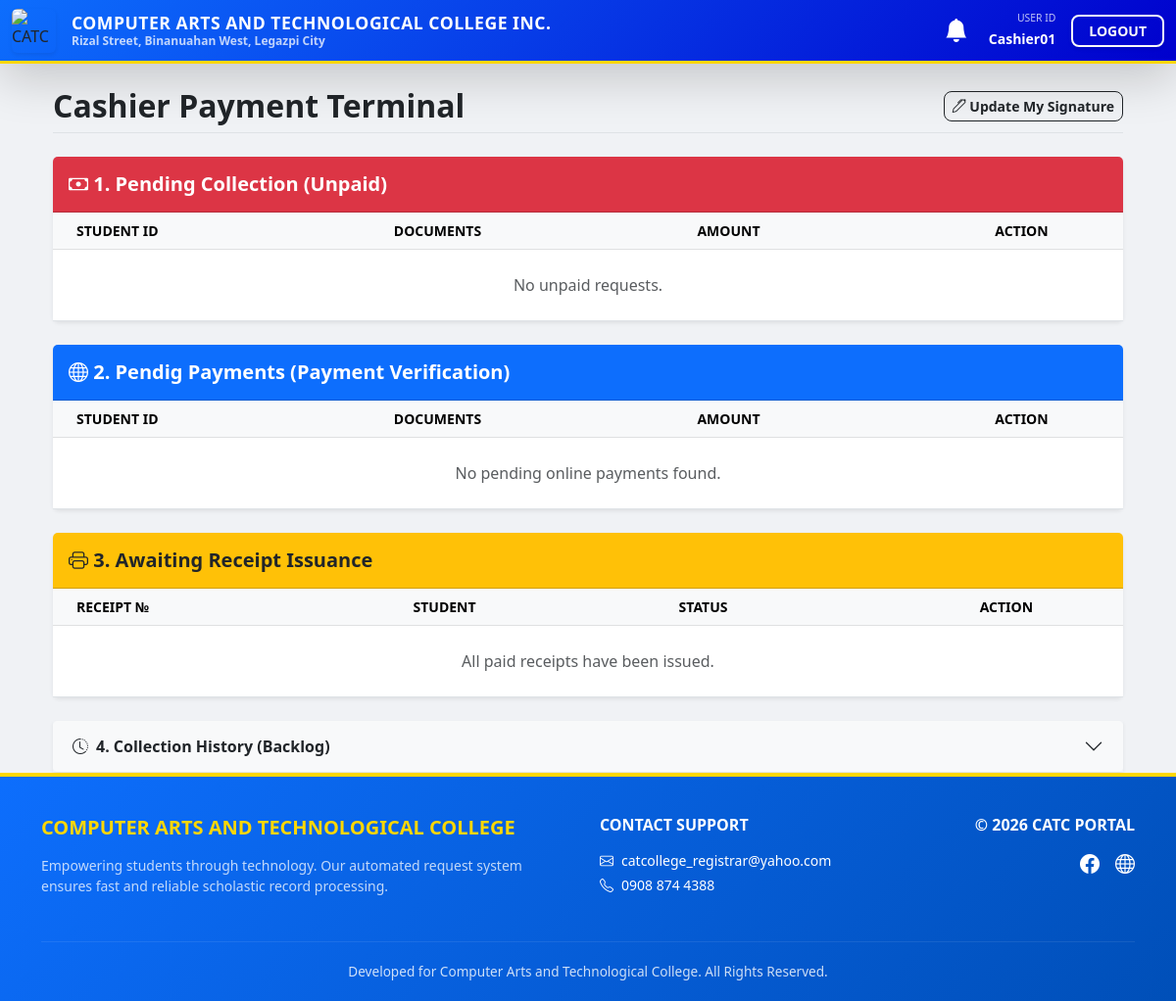
Page /api/cashier/terminal/ (signed in) on the earlier database version.
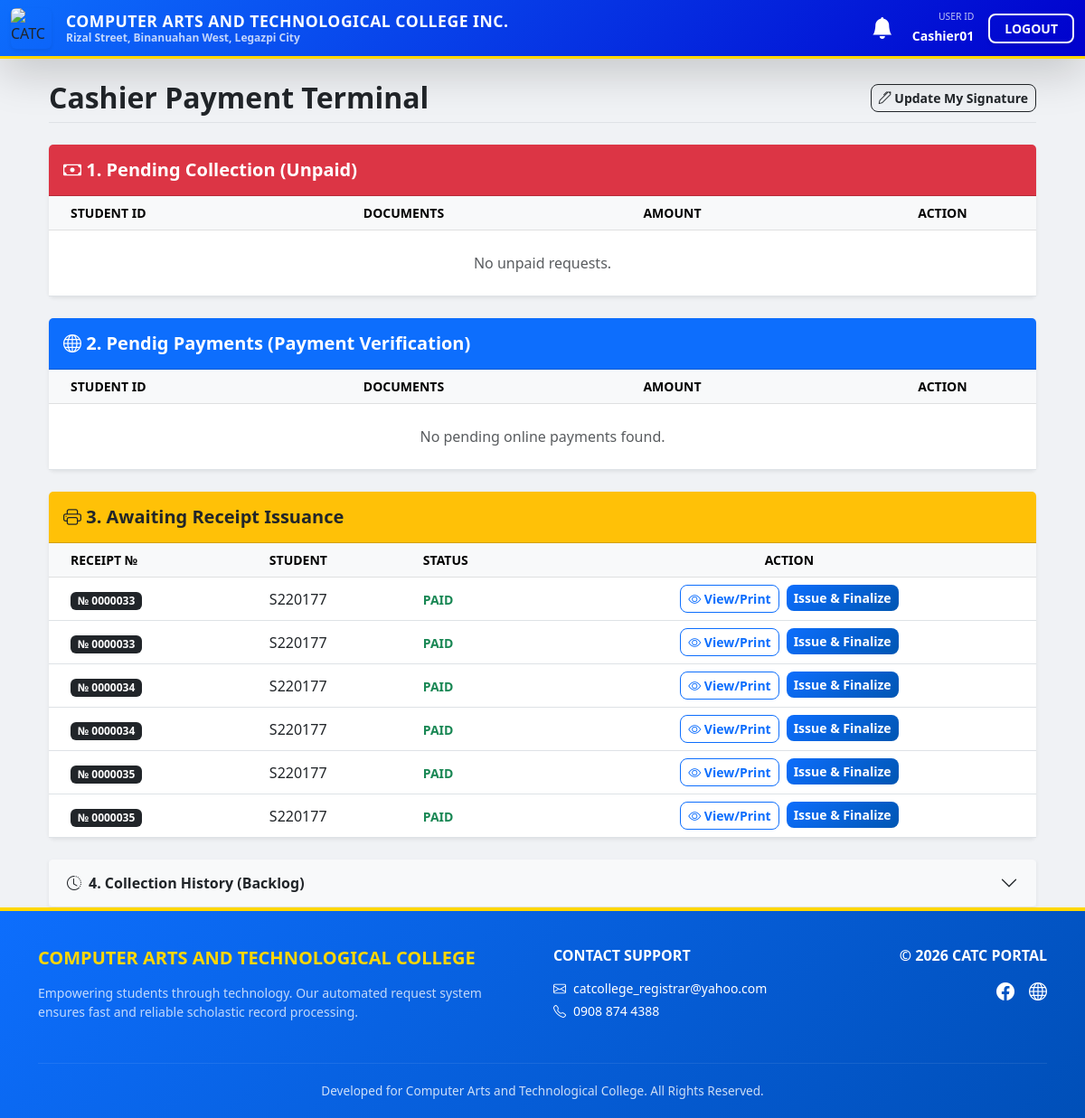
Same page on the later database version.
### requests_app/models.py (models this page shows, shortened)
class DocumentRequest(models.Model):
    STATUS_CHOICES = [
        ('PENDING', 'Pending Review'),
        ('REJECTED', 'Rejected'),
        ('PAYMENT_REQUIRED', 'Awaiting Payment'),
        ('PAID', 'Paid - To be Processed'),
        ('PROCESSING', 'Processing Document'),
        ('READY', 'Ready for Pickup / Shipping'),
        ('COMPLETED', 'Claimed/Finished'),
    ]
    DELIVERY_CHOICES = [
        ('PICKUP', 'In-person Pickup'),
        ('LBC', 'LBC Delivery'),
    ]
    LBC_TYPE_CHOICES = [
        ('RIDER', 'Rider Delivery (Home)'),
        ('BRANCH', 'Branch Pick Up'),
    ]
    lbc_type = models.CharField(max_length=10, choices=LBC_TYPE_CHOICES, default='RIDER', null=True, blank=True)
    lbc_branch_name = models.CharField(max_length=255, blank=True, null=True)
    student = models.ForeignKey(User, on_delete=models.CASCADE, related_name='requests')
    document_type = models.ForeignKey(DocumentType, on_delete=models.CASCADE)
    reason = models.TextField()
    status = models.CharField(max_length=20, choices=STATUS_CHOICES, default='PENDING')
    batch_id = models.CharField(max_length=100, blank=True, null=True)
    delivery_method = models.CharField(max_length=10, choices=DELIVERY_CHOICES, default='PICKUP')
    is_deleted = models.BooleanField(default=False)
    receipt_number = models.CharField(max_length=10, blank=True, null=True)
    payment_reference = models.CharField(max_length=100, blank=True, null=True)
    created_at = models.DateTimeField(auto_now_add=True)
    generated_content = models.TextField(null=True, blank=True)
    tracking_number = models.CharField(max_length=100, blank=True, null=True)
    shipping_first_name = models.CharField(max_length=100, blank=True, null=True)
    shipping_last_name = models.CharField(max_length=100, blank=True, null=True)
    shipping_phone = models.CharField(max_length=15, blank=True, null=True)
    shipping_floor = models.CharField(max_length=100, blank=True, null=True)
    shipping_street = models.CharField(max_length=255, blank=True, null=True)
    shipping_province = models.CharField(max_length=100, blank=True, null=True)
    shipping_city = models.CharField(max_length=100, blank=True, null=True)
    shipping_barangay = models.CharField(max_length=100, blank=True, null=True)
    shipping_zip = models.CharField(max_length=10, blank=True, null=True)
    shipping_landmark = models.CharField(max_length=255, blank=True, null=True)

### requests_app/decorators.py (the view, shortened to what this page needs)
        def wrap(request, *args, **kwargs):
            if not request.user.is_authenticated:
                return redirect('login')
            user_groups = request.user.groups.values_list('name', flat=True)
            if any(role in user_groups for role in allowed_roles) or request.user.is_superuser:
                return view_func(request, *args, **kwargs)

### requests_app/views.py (called while the page is built, shortened)
@role_required(allowed_roles=['Cashier'])
def cashier_dashboard(request):
    unpaid = DocumentRequest.objects.filter(is_deleted=False, status='PAYMENT_REQUIRED').order_by('-created_at')
    online_pending = DocumentRequest.objects.filter(is_deleted=False, status='PENDING_CASHIER_APPROVAL').order_by('-created_at')
    awaiting = DocumentRequest.objects.filter(is_deleted=False, status='PAID').order_by('-created_at')
    history = DocumentRequest.objects.filter(is_deleted=False, status__in=['PROCESSING', 'READY', 'COMPLETED']).order_by('-created_at')
    return render(request, 'cashier_dashboard.html', {
        'requests': unpaid,
        'online_requests': online_pending, # Add this
        'awaiting_issuance': awaiting,
        'history': history
    })

### requests_app/templates/cashier_dashboard.html (shortened to what the changed rows need)
{% extends 'base.html' %}
{% block content %}
<div class="container-fluid mt-4">
    <div class="d-flex justify-content-between align-items-center border-bottom pb-2 mb-4">
        <h2 class="fw-bold m-0">Cashier Payment Terminal</h2>
    </div>
    <div class="card shadow-sm border-0 mb-4">
        <div class="card-body p-0">
            <table class="table table-hover align-middle mb-0">
                <thead class="table-light small text-uppercase">
                    <tr>
                        <th class="ps-4">Student ID</th>
                        <th>Documents</th>
                        <th>Amount</th>
                        <th class="text-center">Action</th>
                    </tr>
                </thead>
            </table>
        </div>
    </div>
<div class="card shadow-sm border-0 mb-4">
    <div class="card-body p-0">
        <table class="table table-hover align-middle mb-0">
            <thead class="table-light small text-uppercase">
                <tr>
                    <th class="ps-4">Student ID</th>
                    <th>Documents</th>
                    <th>Amount</th>
                    <th class="text-center">Action</th>
                </tr>
            </thead>
        </table>
    </div>
</div>
    <div class="card shadow-sm border-0 mb-4">
        <div class="card-body p-0">
            <table class="table table-hover align-middle mb-0">
                <thead class="table-light small text-uppercase">
                    <tr>
                        <th class="ps-4">Receipt №</th>
                        <th>Student</th>
                        <th>Status</th>
                        <th class="text-center">Action</th>
                    </tr>
                </thead>
                <tbody>
                    {% for r in awaiting_issuance %}
                    <tr>
                        <td class="ps-4"><span class="badge bg-dark">№ {{ r.receipt_number }}</span></td>
                        <td>{{ r.student.username }}</td>
                        <td><span class="text-success fw-bold small">PAID</span></td>
                        <td class="text-center">
                            <div class="d-flex justify-content-center gap-2">
                                <a href="{% url 'generate_receipt' r.id %}" target="_blank" class="btn btn-outline-primary btn-sm">
                                    <i class="bi bi-eye"></i> View/Print
                                </a>
                                <form method="POST">
                                    <button name="action" value="issue_receipt" class="btn btn-primary btn-sm">
                                        Issue & Finalize
                                    </button>
                                </form>
                            </div>
                        </td>
                    </tr>
                    {% empty %}
                    <tr><td colspan="4" class="text-center py-4 text-muted">All paid receipts have been issued.</td></tr>
                    {% endfor %}
                </tbody>
            </table>
        </div>
    </div>
    <div class="accordion shadow-sm" id="historyAcc">
        <div class="accordion-item border-0">
            <h2 class="accordion-header">
                <button class="accordion-button collapsed bg-light fw-bold" type="button" data-bs-toggle="collapse" data-bs-target="#collapseHistory">
                    <i class="bi bi-clock-history me-2"></i> 4. Collection History (Backlog)
                </button>
            </h2>
        </div>
    </div>
</div>
{% endblock %}

Differences in the rows shown:
added DocumentRequest: receipt_number "0000033", student.username "S220177"
added DocumentRequest: receipt_number "0000033", student.username "S220177"
added DocumentRequest: receipt_number "0000034", student.username "S220177"
added DocumentRequest: receipt_number "0000034", student.username "S220177"
added DocumentRequest: receipt_number "0000035", student.username "S220177"
added DocumentRequest: receipt_number "0000035", student.username "S220177"
Other differences:
text no longer shown: "All paid receipts have been issued."
